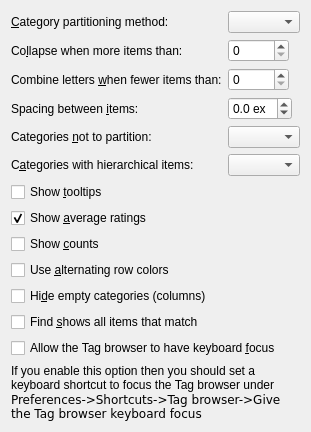
     <widget class="QWidget" name="tag_browser_tab">
      <attribute name="icon">
       <iconset resource="../../../../resources/images.qrc">
        <normaloff>:/images/tags.png</normaloff>:/images/tags.png</iconset>
      </attribute>
      <attribute name="title">
       <string>&amp;Tag browser</string>
      </attribute>
      <layout class="QFormLayout" name="formLayout">
       <property name="fieldGrowthPolicy">
        <enum>QFormLayout::ExpandingFieldsGrow</enum>
       </property>
       <item row="1" column="1">
        <widget class="QComboBox" name="opt_tags_browser_partition_method">
         <property name="toolTip">
          <string>Choose how Tag browser subcategories are displayed when
there are more items than the limit. Select by first
letter to see an A, B, C list. Choose partitioned to
have a list of fixed-sized groups. Set to disabled
if you never want subcategories</string>
         </property>
        </widget>
       </item>
       <item row="1" column="0">
        <widget class="QLabel" name="label_9">
         <property name="text">
          <string>&amp;Category partitioning method:</string>
         </property>
         <property name="buddy">
          <cstring>opt_tags_browser_partition_method</cstring>
         </property>
        </widget>
       </item>
       <item row="3" column="0">
        <widget class="QLabel" name="label_10">
         <property name="text">
          <string>Co&amp;llapse when more items than:</string>
         </property>
         <property name="buddy">
          <cstring>opt_tags_browser_collapse_at</cstring>
         </property>
        </widget>
       </item>
       <item row="3" column="1">
        <widget class="QSpinBox" name="opt_tags_browser_collapse_at">
         <property name="toolTip">
          <string>If a Tag browser category has more than this number of items, it is divided
up into subcategories. If the partition method is set to disable, this value is ignored.</string>
         </property>
         <property name="maximum">
          <number>10000</number>
         </property>
        </widget>
       </item>
       <item row="4" column="0">
        <widget class="QLabel" name="label_10">
         <property name="text">
          <string>Combine letters &amp;when fewer items than:</string>
         </property>
         <property name="buddy">
          <cstring>opt_tags_browser_collapse_fl_at</cstring>
         </property>
        </widget>
       </item>
       <item row="4" column="1">
        <widget class="QSpinBox" name="opt_tags_browser_collapse_fl_at">
         <property name="toolTip">
          <string>If collapsing by first letter, combine adjacent letters together if
there are fewer items under a letter than specified here. If the partition method is
not set to first letter, this value is ignored. Set to zero to disable.</string>
         </property>
         <property name="maximum">
          <number>10000</number>
         </property>
        </widget>
       </item>
       <item row="5" column="0">
        <widget class="QLabel" name="label">
         <property name="text">
          <string>Spacing between &amp;items:</string>
         </property>
         <property name="buddy">
          <cstring>opt_tag_browser_item_padding</cstring>
         </property>
        </widget>
       </item>
       <item row="5" column="1">
        <widget class="QDoubleSpinBox" name="opt_tag_browser_item_padding">
         <property name="toolTip">
          <string>The spacing between consecutive items in the Tag browser. In units of (ex) which is the approximate height of the letter 'x' in the currently used font. </string>
         </property>
         <property name="suffix">
          <string> ex</string>
         </property>
         <property name="decimals">
          <number>1</number>
         </property>
         <property name="minimum">
          <double>-1.000000000000000</double>
         </property>
         <property name="maximum">
          <double>2.000000000000000</double>
         </property>
         <property name="singleStep">
          <double>0.100000000000000</double>
         </property>
        </widget>
       </item>
       <item row="6" column="0">
        <widget class="QLabel" name="label_8111">
         <property name="text">
          <string>Categories &amp;not to partition:</string>
         </property>
         <property name="buddy">
          <cstring>opt_tag_browser_dont_collapse</cstring>
         </property>
        </widget>
       </item>
       <item row="6" column="1">
        <widget class="EditWithComplete" name="opt_tag_browser_dont_collapse">
         <property name="sizePolicy">
          <sizepolicy hsizetype="Expanding" vsizetype="Fixed">
           <horstretch>0</horstretch>
           <verstretch>0</verstretch>
          </sizepolicy>
         </property>
         <property name="toolTip">
          <string>A comma-separated list of categories that are not to
be partitioned even if the number of items is larger than
the value shown above. This option can be used to
avoid collapsing hierarchical categories that have only
a few top-level elements.</string>
         </property>
        </widget>
       </item>
       <item row="7" column="0">
        <widget class="QLabel" name="label_81">
         <property name="text">
          <string>C&amp;ategories with hierarchical items:</string>
         </property>
         <property name="buddy">
          <cstring>opt_categories_using_hierarchy</cstring>
         </property>
        </widget>
       </item>
       <item row="7" column="1">
        <widget class="EditWithComplete" name="opt_categories_using_hierarchy">
         <property name="sizePolicy">
          <sizepolicy hsizetype="Expanding" vsizetype="Fixed">
           <horstretch>0</horstretch>
           <verstretch>0</verstretch>
          </sizepolicy>
         </property>
         <property name="toolTip">
          <string>A comma-separated list of categories in which items containing
periods are displayed in the Tag browser trees. For example, if
this box contains 'tags' then tags of the form 'Mystery.English'
and 'Mystery.Thriller' will be displayed with English and Thriller
both under 'Mystery'. If 'tags' is not in this box,
then the tags will be displayed each on their own line.</string>
         </property>
        </widget>
       </item>
       <item row="8" column="0">
        <widget class="QCheckBox" name="opt_tag_browser_show_tooltips">
         <property name="text">
          <string>Show &amp;tooltips</string>
         </property>
        </widget>
       </item>
       <item row="9" column="0">
        <widget class="QCheckBox" name="opt_show_avg_rating">
         <property name="text">
          <string>Show &amp;average ratings</string>
         </property>
         <property name="checked">
          <bool>true</bool>
         </property>
        </widget>
       </item>
       <item row="10" column="0" colspan="2">
        <widget class="QCheckBox" name="opt_tag_browser_show_counts">
         <property name="toolTip">
          <string>Show counts for items in the Tag browser. Such as the number of books
by each author, the number of authors, etc. If you turn it off, you can still
see the counts by hovering your mouse over any item.</string>
         </property>
         <property name="text">
          <string>Show &amp;counts</string>
         </property>
        </widget>
       </item>
       <item row="11" column="0" colspan="2">
        <widget class="QCheckBox" name="opt_tag_browser_old_look">
         <property name="text">
          <string>Use &amp;alternating row colors</string>
         </property>
        </widget>
       </item>
       <item row="12" column="0" colspan="2">
        <widget class="QCheckBox" name="opt_tag_browser_hide_empty_categories">
         <property name="toolTip">
          <string>When checked, calibre will automatically hide any category
 (a column, custom or standard) that has no items to show. For example, some
 categories might not have values when using Virtual libraries. Checking this
 box will cause these empty categories to be hidden.</string>
         </property>
         <property name="text">
          <string>Hi&amp;de empty categories (columns)</string>
         </property>
        </widget>
       </item>
       <item row="13" column="0" colspan="2">
        <widget class="QCheckBox" name="opt_tag_browser_always_autocollapse">
         <property name="toolTip">
          <string>When checked, Find in the Tag browser will show all items
 that match the search instead of the first one. If Hide empty categories is
 also checked then only categories containing a matched item will be shown.</string>
         </property>
         <property name="text">
          <string>Find &amp;shows all items that match</string>
         </property>
        </widget>
       </item>
       <item row="14" column="0" colspan="2">
        <widget class="QCheckBox" name="opt_tag_browser_allow_keyboard_focus">
         <property name="toolTip">
          <string>&lt;p&gt;When checked, the Tag browser can get keyboard focus, allowing
use of the keyboard to navigate the tree using the arrow keys. The RETURN key simulates
a click on the selected item. The keyboard shortcut 'Tag browser /
Give the Tag browser keyboard focus' changes the keyboard focus without
using the mouse.&lt;/p&gt;</string>
         </property>
         <property name="text">
          <string>Allow the Tag browser to have keyboard &amp;focus</string>
         </property>
        </widget>
       </item>
       <item row="15" column="0" colspan="2">
        <widget class="QLabel" name="tb_focus_label">
         <property name="styleSheet">
          <string notr="true">margin-left: 1.5em</string>
         </property>
         <property name="text">
          <string>&lt;p style=&quot;text-indent: 2em; font-size:smaller&quot;&gt;If you enable this option then you should set a keyboard shortcut to focus the Tag browser under &lt;code&gt;Preferences-&amp;gt;Shortcuts-&amp;gt;Tag browser-&amp;gt;Give the Tag browser keyboard focus&lt;/code&gt;</string>
         </property>
         <property name="wordWrap">
          <bool>true</bool>
         </property>
        </widget>
       </item>
      </layout>
     </widget>
